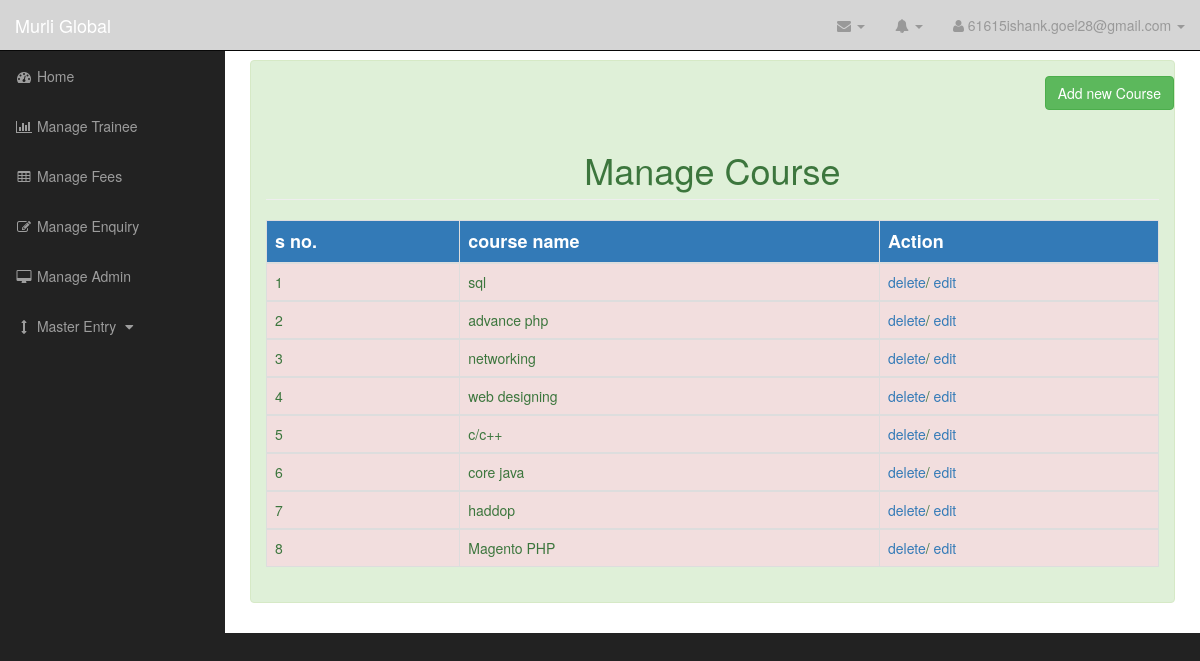
The app's page /main_project/display_course.php (signed in) with its own data.
### tables this page shows
CREATE TABLE IF NOT EXISTS `tbl_course` (
  `id` int(11) NOT NULL AUTO_INCREMENT,
  `course_name` varchar(123) NOT NULL,
  PRIMARY KEY (`id`)
);

### main_project/display_course.php (the view, shortened to what this page needs)
<!DOCTYPE html>
<html lang="en">
<head>
    <link href="css/bootstrap.min.css" rel="stylesheet">
    <link href="css/sb-admin.css" rel="stylesheet">
    <link href="font-awesome/css/font-awesome.min.css" rel="stylesheet" type="text/css">
</head>
<body>
    <div id="wrapper">
        <nav class="navbar navbar-inverse navbar-fixed-top" role="navigation">
<?php
include 'header.php';
?>
<?php
include 'slidemenu.php';
?>
        </nav>
        <div id="page-wrapper">
            <div class="container-fluid">
<div class="alert alert-success">
                <div class="row">
					<div style='float:right;'>
					<a href="add_course.php">
					<button type="button" class="btn btn-success">Add new Course</button>
					</a>
					</div>
                    <div class="col-lg-12">
                        <h1 class="page-header" align="center">
							Manage Course
                        </h1>
                    </div>
                </div>
				<form method="post">
								<div class="table-responsive">
                            <table class="table table-bordered table-hover table-striped">
                                <thead>
                                    <tr class="btn-lg btn-primary">
										<th>s no.</th>
                                        <th> course name</th>
                                        <th>Action</th>
												<?php
													$query="select * from tbl_course";
													$row=mysql_query($query);
													$count=1;
													while($data=mysql_fetch_array($row))
													{
												?>
                                    </tr>
                                </thead>
                                <tbody>
                                    <tr class="danger">
										<td><?php echo $count ?></td>
                                        <td><?php echo $data["course_name"];?></td>
                                        <td><a href="delete_course.php?xyz=<?php echo $data['id'];?>">delete</a>/
											<a href="edit_course.php?edi=<?php echo $data['id'];?>"> edit</a></td>
                                    </tr>
                                </tbody>
												<?php
													$count++;
													}
												?>
                            </table>
                        </div>
				</form>
</div>
            </div>
        </div>
    </div>
</body>
</html>

### main_project/header.php (shortened to what this page needs)
<!DOCTYPE html>
<html lang="en">
<body>
		<div class="collapse navbar-collapse navbar-ex1-collapse" style='background-color:rgba(255,255,255,.81);'>
            <div class="navbar-header">
                <a class="navbar-brand" href="#">Murli Global</a>
            </div>
            <ul class="nav navbar-right top-nav">
                <li class="dropdown">
                    <a href="#" class="dropdown-toggle" data-toggle="dropdown"><i class="fa fa-envelope"></i> <b class="caret"></b></a>
                </li>
                <li class="dropdown">
                    <a href="#" class="dropdown-toggle" data-toggle="dropdown"><i class="fa fa-bell"></i> <b class="caret"></b></a>
                </li>
                <li class="dropdown">
                    <a href="#" class="dropdown-toggle" data-toggle="dropdown"><i class="fa fa-user"></i>
				<?php
				$ary=$_SESSION;
				$abc=implode($ary);
				echo $abc;
				?>
					<b class="caret"></b></a>
                </li>
            </ul>
        </div>
</body>
</html>

### main_project/slidemenu.php (shortened to what this page needs)
<!DOCTYPE html>
<html lang="en">
<head>
    <link href="css/bootstrap.min.css" rel="stylesheet">
    <link href="css/sb-admin.css" rel="stylesheet">
    <link href="css/plugins/morris.css" rel="stylesheet">
    <link href="font-awesome/css/font-awesome.min.css" rel="stylesheet" type="text/css">
</head>
<body>
                <ul class="nav navbar-nav side-nav">
                    <li>
                        <a href="home.php"><i class="fa fa-fw fa-dashboard"></i> Home</a>
                    </li>
                    <li>
                        <a href="display_trainee.php"><i class="fa fa-fw fa-bar-chart-o"></i> Manage Trainee</a>
                    </li>
                    <li>
                        <a href="manage_fee.php"><i class="fa fa-fw fa-table"></i> Manage Fees</a>
                    </li>
                    <li>
                        <a href="display_enquiry.php"><i class="fa fa-fw fa-edit"></i> Manage Enquiry</a>
                    </li>
                    <li>
                        <a href="display_admin.php"><i class="fa fa-fw fa-desktop"></i> Manage Admin</a>
                    </li>
                    <li>
                        <a href="javascript:;" data-toggle="collapse" data-target="#demo"><i class="fa fa-fw fa-arrows-v"></i> Master Entry <i class="fa fa-fw fa-caret-down"></i></a>
                    </li>
                </ul>
</body>
</html>

### main_project/css/sb-admin.css (style rules this page uses)
body { margin-top: 100px; background-color: #222; }
@media (min-width:768px) { body { margin-top: 50px; } }
#wrapper { padding-left: 0; }
#page-wrapper { width: 100%; padding: 0; background-color: #fff; }
@media (min-width:768px) { #wrapper { padding-left: 225px; } }
@media (min-width:768px) { #page-wrapper { padding: 10px; } }
.top-nav { padding: 0 15px; }
.top-nav>li { display: inline-block; float: left; }
.top-nav>li>a { padding-top: 15px; padding-bottom: 15px; line-height: 20px; color: #999; }
@media (min-width:768px) { .side-nav { position: fixed; top: 51px; left: 225px; width: 225px; margin-left: -225px; border: none; border-radius: 0; overflow-y: auto; background-color: #222; } }
@media (min-width:768px) { .side-nav>li>a { width: 225px; } }

### records on screen
tbl_course: course_name "sql"
tbl_course: course_name "advance php"
tbl_course: course_name "networking"
tbl_course: course_name "web designing"
tbl_course: course_name "c/c++"
tbl_course: course_name "core java"
tbl_course: course_name "haddop"
tbl_course: course_name "Magento PHP"

### other values on screen
$abc "61615ishank.goel28@gmail.com"
